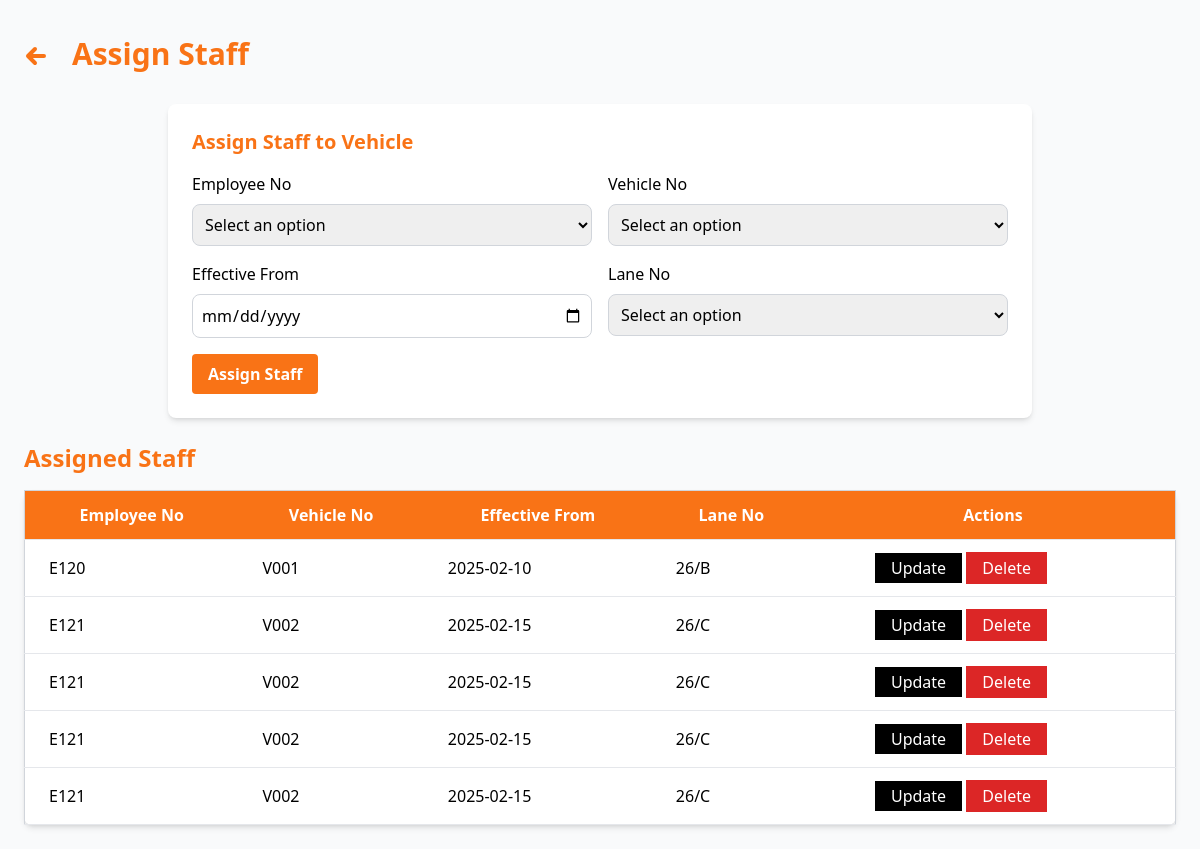
Page /manager/assign_staff.php on the committed database.
### tables this page shows
CREATE TABLE `assign_staff` (
  `id` int(11) NOT NULL,
  `employee_no` varchar(50) NOT NULL,
  `vehicle_no` varchar(50) NOT NULL,
  `date` date NOT NULL,
  `lane_no` varchar(50) NOT NULL
);

### manager/assign_staff.php (the view, shortened to what this page needs)
<?php
include '../config/database.php';
$sql = "SELECT * FROM assign_staff";
$result = $conn->query($sql);
$assignment = null;
?>
<!DOCTYPE html>
<html lang="en">
<head>
    <script src="https://cdn.tailwindcss.com"></script>
</head>
<body class="bg-gray-50">
<div class="flex">
    <div class="flex-grow p-6">
        <div class="flex items-center space-x-4 py-3 mb-5">
            <a href="dashboard.php" class="flex items-center text-orange-500 hover:text-orange-700 text-2xl font-bold">
                <svg xmlns="http://www.w3.org/2000/svg" viewBox="0 0 24 24" fill="none" stroke="currentColor" class="h-6 w-6 mr-2 mt-1">
                    <path stroke-linecap="round" stroke-linejoin="round" stroke-width="4" d="M11 19l-7-7 7-7M4 12h16" />
                </svg>
            </a>
            <h1 class="text-3xl font-bold text-orange-500">Assign Staff</h1>
        </div>
        <div class="flex items-center justify-center">
            <form action="assign_staff.php" method="POST" class="bg-white p-6 rounded-lg shadow-md mb-6 w-3/4">
                <h3 class="text-xl font-semibold mb-4 text-orange-500"><?php echo $assignment ? "Update Assignment" : "Assign Staff to Vehicle"; ?></h3>
                <div class="grid grid-cols-2 gap-4">
                    <div>
                        <label for="employee_no" class="block mb-2">Employee No</label>
                        <select name="employee_no" id="employee_no" required class="w-full p-2 border border-gray-300 rounded-lg">
                            <option value="" disabled selected>Select an option</option>
                        </select>
                    </div>
                    <div>
                        <label for="vehicle_no" class="block mb-2">Vehicle No</label>
                        <select name="vehicle_no" id="vehicle_no" required class="w-full p-2 border border-gray-300 rounded-lg">
                            <option value="" disabled selected>Select an option</option>
                        </select>
                    </div>
                    <div>
                        <label for="date" class="block mb-2">Effective From</label>
                        <input type="date" name="date" id="date" value="<?php echo $assignment ? $assignment['date'] : ''; ?>" required class="w-full p-2 border border-gray-300 rounded-lg">
                    </div>
                    <div>
                        <label for="lane_no" class="block mb-2">Lane No</label>
                        <select name="lane_no" id="lane_no" required class="w-full p-2 border border-gray-300 rounded-lg">
                        <option value="" disabled selected>Select an option</option>
                        </select>
                    </div>
                </div>
                <button type="submit" name="<?php echo $assignment ? 'update' : 'create'; ?>" class="text-white px-4 py-2 rounded bg-orange-500 font-semibold mt-4 hover:bg-orange-600">
                    <?php echo $assignment ? 'Update Assignment' : 'Assign Staff'; ?>
                </button>
            </form>
        </div>
        <h3 class="text-2xl font-bold text-orange-500 mb-4">Assigned Staff</h3>
        <table class="min-w-full bg-white border border-gray-300 rounded-lg shadow-md">
            <thead>
                <tr class="bg-orange-500">
                    <th class="px-6 py-3 border-b text-white">Employee No</th>
                    <th class="px-6 py-3 border-b text-white">Vehicle No</th>
                    <th class="px-6 py-3 border-b text-white">Effective From</th>
                    <th class="px-6 py-3 border-b text-white">Lane No</th>
                    <th class="px-6 py-3 border-b text-white">Actions</th>
                </tr>
            </thead>
            <tbody>
                <?php while ($row = $result->fetch_assoc()): ?>
                <tr>
                    <td class="px-6 py-3 border-b"><?php echo $row['employee_no']; ?></td>
                    <td class="px-6 py-3 border-b"><?php echo $row['vehicle_no']; ?></td>
                    <td class="px-6 py-3 border-b"><?php echo $row['date']; ?></td>
                    <td class="px-6 py-3 border-b"><?php echo $row['lane_no']; ?></td>
                    <td class="px-6 py-3 border-b">
						<a href="assign_staff.php?id=<?php echo $row['id']; ?>" class="bg-black text-white px-4 py-1 ml-10 hover:bg-gray-600">Update</a>
						<form action="assign_staff.php" method="POST" class="inline-block" onsubmit="return confirmDelete()">
						    <button type="submit" name="delete" class="bg-red-600 text-white px-4 py-1 hover:bg-red-500">Delete</button>
						</form>
                    </td>
                </tr>
                <?php endwhile; ?>
            </tbody>
        </table>
    </div>
</div>
</body>
</html>

### rows in the picture
assign_staff: employee_no "E120", vehicle_no "V001", date "2025-02-10", lane_no "26/B"
assign_staff: employee_no "E121", vehicle_no "V002", date "2025-02-15", lane_no "26/C"
assign_staff: employee_no "E121", vehicle_no "V002", date "2025-02-15", lane_no "26/C"
assign_staff: employee_no "E121", vehicle_no "V002", date "2025-02-15", lane_no "26/C"
assign_staff: employee_no "E121", vehicle_no "V002", date "2025-02-15", lane_no "26/C"
